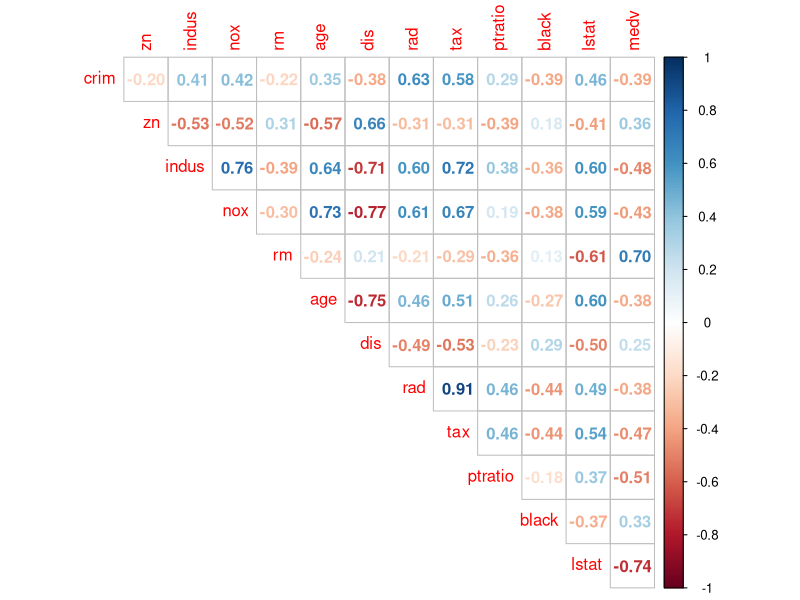
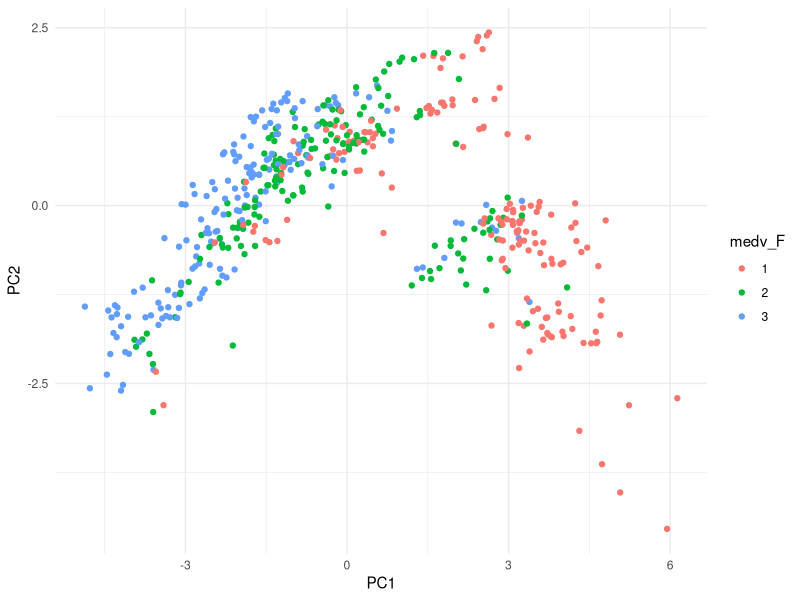
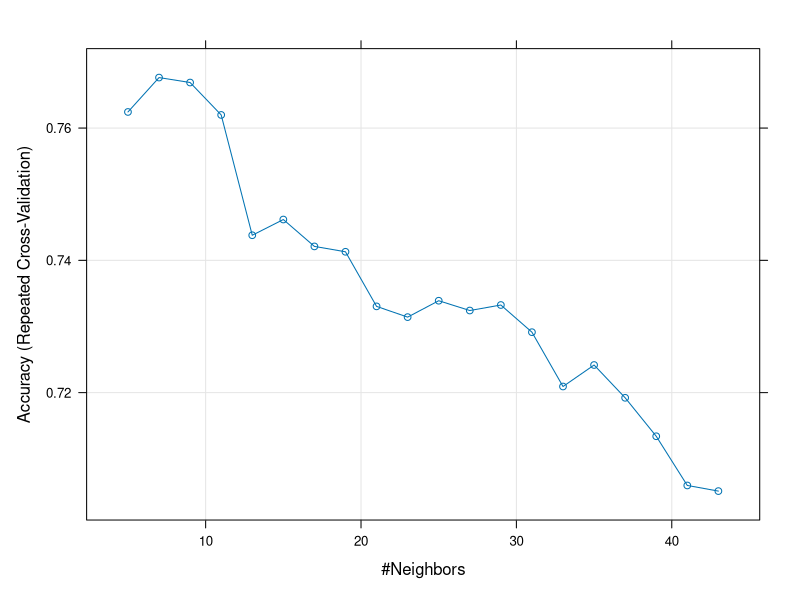
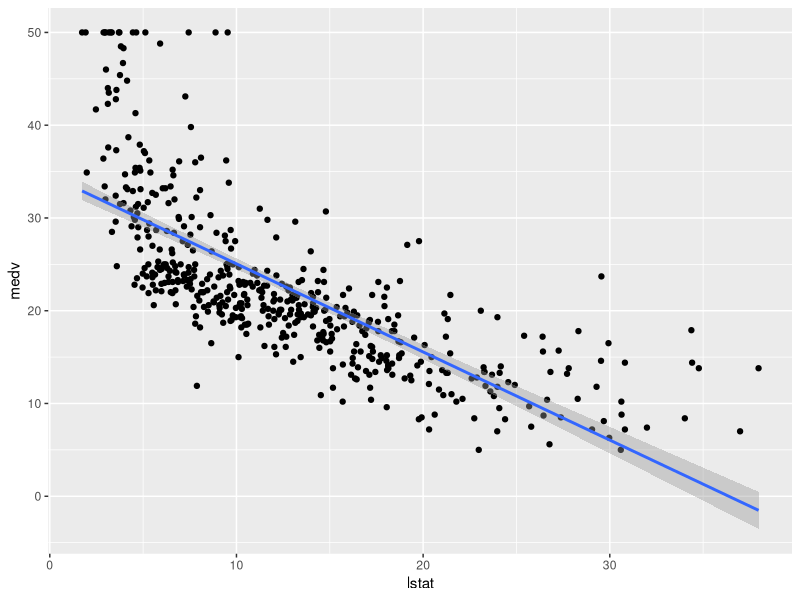
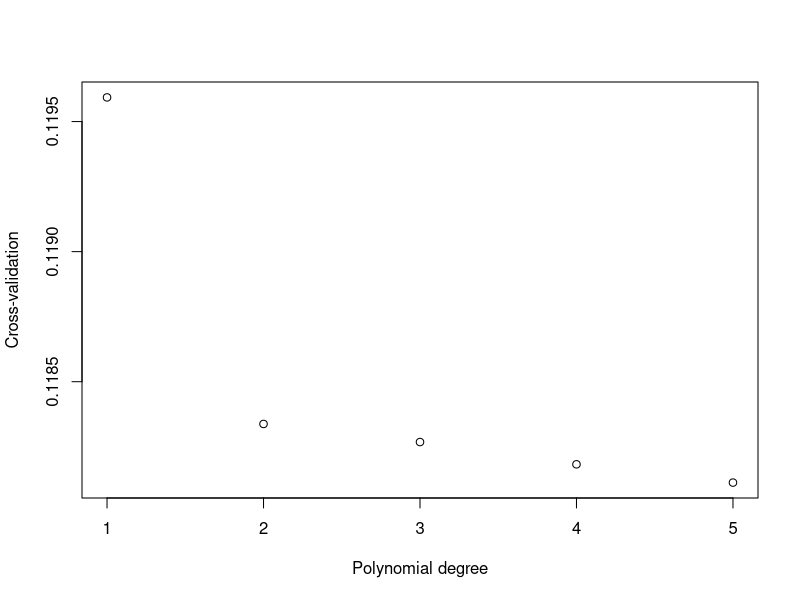

The R script that drew these images, in order:
## ---- chunk 1
library(MASS)
library(data.table)
library(ggplot2)
library(caret)
library(boot)
library(corrplot)
data(Boston)
## ---- chunk 2
bos <- Boston
str(bos)
dim(bos)
sum(is.na(bos))
summary(bos)
sum(duplicated(bos))
## ---- chunk 3
bos <- bos[,-4]
corrplot(cor(bos), method = "number", type = "upper", diag = FALSE)
## ---- chunk 4
bos <- data.table(bos)
bos[,medv_F:= cut(medv,c(0,quantile(bos$medv, 0.33),quantile(bos$medv, 0.66), 
                         max(bos$medv)),labels=c("1","2","3"))]
bos[,table(medv_F)]
## ---- chunk 5
pca <- prcomp(bos[,-c(13,14)], center = TRUE, scale. = TRUE)
pca
dtp <- data.frame('medv_F' = bos$medv_F, pca$x[,1:2])
ggplot(data = dtp) + 
       geom_point(aes(x = PC1, y = PC2, col = medv_F)) + 
       theme_minimal() 
## ---- chunk 6
set.seed(3)
intrain <- createDataPartition(y = bos$medv_F, p= 0.8, list = FALSE)
training <- bos[intrain,-13]
testing <- bos[-intrain,-13]
# Repeat several times, 10 blocks, 3 times
trctrl <- trainControl(method = "repeatedcv", number = 10, repeats = 3)

knn_fit <- train(medv_F ~ ., data = training, method = "knn",
 trControl=trctrl,
 preProcess = c("center", "scale"),
 tuneLength = 20)
knn_fit
# The hieghest accuracy is in k=7
plot(knn_fit)

test_pred <- predict(knn_fit, newdata =testing)
head(data.frame(test_pred, testing$medv_F))
table(test_pred, Real = testing$medv_F)

knn_fit <- knn3Train(train = training[,-13], test = testing[,-13], k=7, cl = training$medv_F)
xtab <- table(knn_fit, Real = testing$medv_F)
xtab

accuracy = sum(knn_fit == testing$medv_F)/length(testing$medv_F)
precision = xtab[1,1]/sum(xtab[,1])
recall = xtab[1,1]/sum(xtab[1,])
f = 2 * (precision * recall) / (precision + recall)

#Accuracy - Accuracy is the most intuitive performance measure and it 
#is simply a ratio of correctly predicted observation to the total observations. (TP+TN)/(FP+FN+TP+TN)

paste0("Accuracy:", accuracy)

#Precision - Precision is the ratio of correctly predicted 
#positive observations to the total predicted positive observations. TP/(TP+FP)

paste0("Precision:", precision)

#Recall (Sensitivity) - Recall is the ratio of correctly predicted positive 
#observations to the all observations in actual class - yes. TP/(TP+FN)

paste0("Recall:", recall)

#F1 Score = 2*(Recall * Precision) / (Recall + Precision)

paste0("F:", f)
## ---- chunk 7
qplot(lstat, medv, data = Boston, geom = c("point", "smooth"), method = "lm")
bos[,medv_B:= cut(medv,c(0,median(bos$medv),max(bos$medv)),labels=c("low","high"))]
bos[,table(medv_B)]
set.seed(3)
intrain <- createDataPartition(y = bos$medv_B, p= 0.8, list = FALSE)
bos1 <- bos[,-c(13,14)]
training <- bos[intrain,-c(13,14)]
testing <- bos[-intrain,-c(13,14)]
#k-fold CV
errors <- c()
for (i in 1:5){
  g <- glm(medv_B ~ poly(lstat,i), family = "binomial", data = bos1)
  errors[i] <- cv.glm(bos1, g)$delta[1]
}
plot(x = 1:5, y = errors, xlab = 'Polynomial degree', ylab = 'Cross-validation')

mod <- glm(medv_B ~ poly(lstat, 5), data = training, family = "binomial")
summary(mod)
## ---- chunk 8
pred <- predict(mod, type = 'response') > 0.5
table(pred, Real = training$medv_B)
mod2 <- glm(medv_B ~ lstat, data = testing, family = "binomial")
summary(mod2)
pred2 <- predict(mod2, type = 'response', newdata = testing) > 0.5
table(pred2, Real = testing$medv_B)
